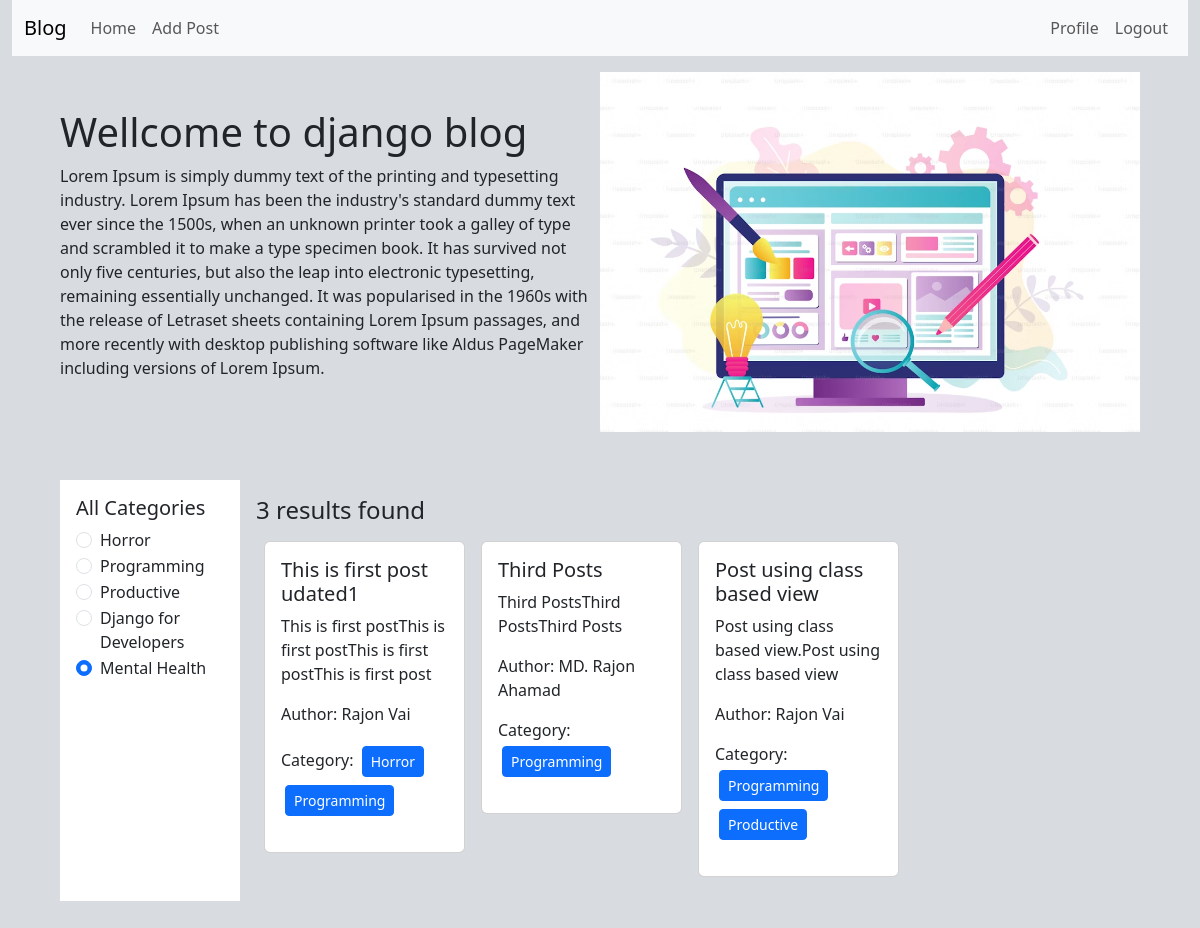
The app's page / (signed in) with its own data.
### categories/models.py (models this page shows, shortened)
class Category(models.Model):
    name= models.CharField(max_length=100)
    slug = models.SlugField(max_length=100, unique=True, null = True, blank=True)

### posts/models.py (models this page shows, shortened)
class Post(models.Model):
    title= models.CharField(max_length=50)
    content = models.TextField()
    category = models.ManyToManyField(Category) #ekta post multiple category te thakte pare abar ekta categoryte multiple post thakte pare
    author = models.ForeignKey(User, on_delete=models.CASCADE)

### blog_project/views.py (the view)
# urls.py: path('', views.home, name="homepage"),
def home(request, category_slug = None):
    data = Post.objects.all()
    if category_slug is not None:
        category = Category.objects.get(slug=category_slug)
        data = Post.objects.filter(category = category)
    categories = Category.objects.all()
    return render(request, 'index.html', {'data':data, 'category':categories})

### templates/index.html
{% extends "base.html" %}
{% load static %}
{% block content %}
<div class="d-flex flex-wrap px-5 pt-3 align-items-center">
  <div class="col-6 ">
    <h1>Wellcome to django blog</h1>
    <p>
      Lorem Ipsum is simply dummy text of the printing and typesetting industry. Lorem Ipsum has been
      the industry's standard dummy text ever since the 1500s, when an unknown printer took a galley
      of type and scrambled it to make a type specimen book. It has survived not only five centuries,
      but also the leap into electronic typesetting, remaining essentially unchanged. It was
      popularised in the 1960s with the release of Letraset sheets containing Lorem Ipsum passages,
      and more recently with desktop publishing software like Aldus PageMaker including versions
      of Lorem Ipsum.
    </p>
  </div>
  <div class="col-6">
    <img src="{% static 'header.avif' %}" width="100%"/>
  </div>
</div>
<div class="d-flex flex-wrap p-5">
  <div class="col-2 bg-white p-3">
    <h5>All Categories</h5>
    {% for cat in category %}
    <div class="form-check">
      <input class="form-check-input" type="radio" name="cateory" id={{ cat.name }} value="option1" checked>
      <label class="form-check-label" for={{ cat.name }}>
        <a href={% url 'category_wise_post' cat.slug %} class="text-decoration-none text-dark">
          {{ cat.name }}
        </a>
      </label>
    </div>
    {% endfor %}
  </div>
  <div class="col-10 p-3">
    <h4>{{ data | length}} results found</h4>
    <div class="d-flex flex-wrap">
      {% for post in data %}
      <div class="col-sm-3">
          <div class="card m-2">
            <div class="card-body">
              <h5 class="card-title">{{post.title}}</h5>
              <p class="card-text">
                  {{post.content | slice:"100"}}
              </p>
              <p>Author: {{post.author.first_name}} {{post.author.last_name}}</p>
              <p>Category:
                  {% for cat in post.category.all %}
                  <button class='btn btn-primary btn-sm m-1'>
                      {{cat.name}}
                  </button>
                  {% endfor %}
              </p>
            </div>
          </div>
        </div>
      {% endfor %}
    </div>
  </div>
</div>
{% endblock %}

### records on screen
Category: name "Horror"
Category: name "Programming"
Category: name "Productive"
Category: name "Django for Developers"
Category: name "Mental Health"
Post: title "This is first post udated1", content "This is first postThis is first postThis is first postThis is first post", author.first_name "Rajon", author.last_name "Vai"
Post: title "Third Posts", content "Third PostsThird PostsThird Posts", author.first_name "MD. Rajon", author.last_name "Ahamad"
Post: title "Post using class based view", content "Post using class based view.Post using class based view", author.first_name "Rajon", author.last_name "Vai"

### other values on screen
{{ data | length }} "3"
